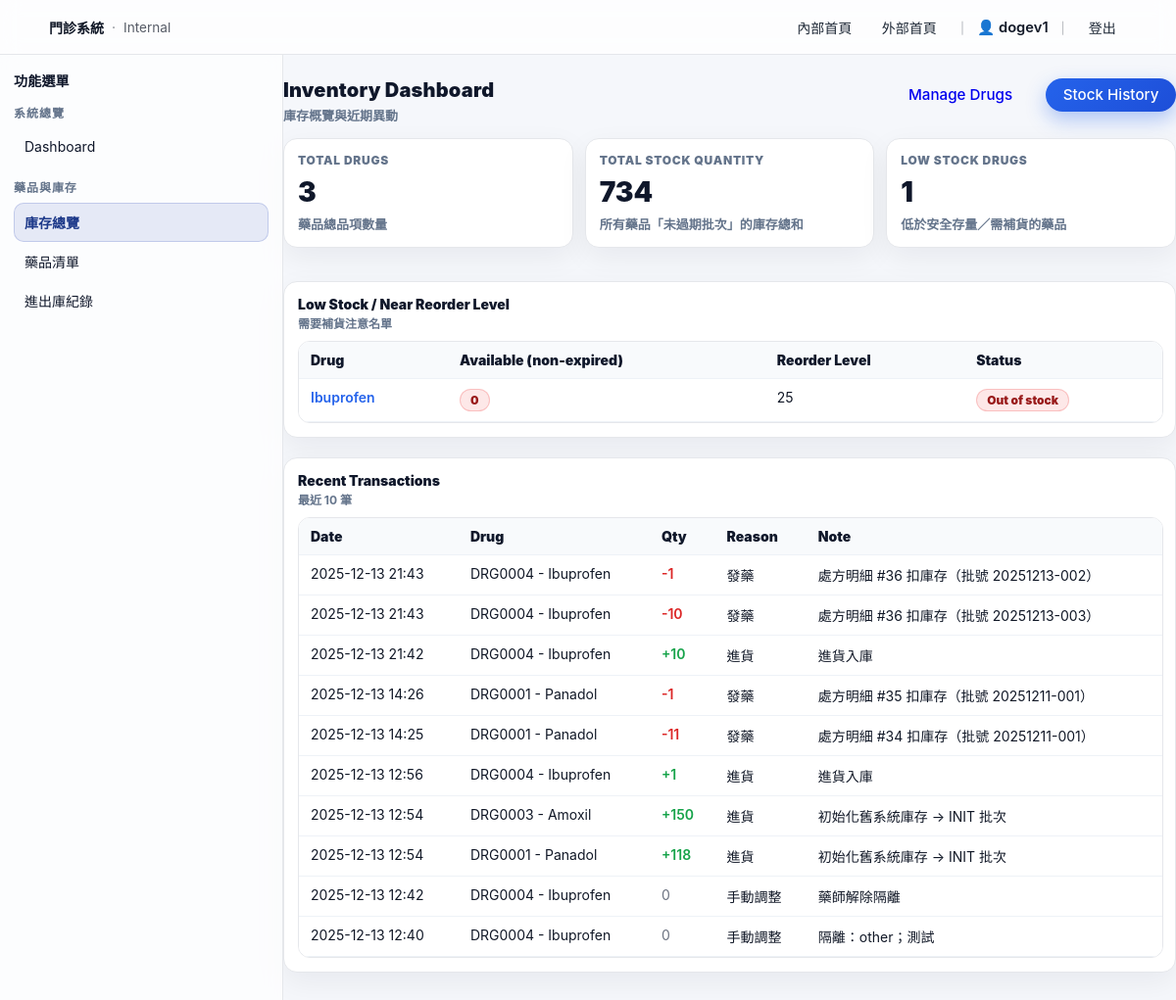
The page /inventory/ (signed in) on the database as committed earlier.
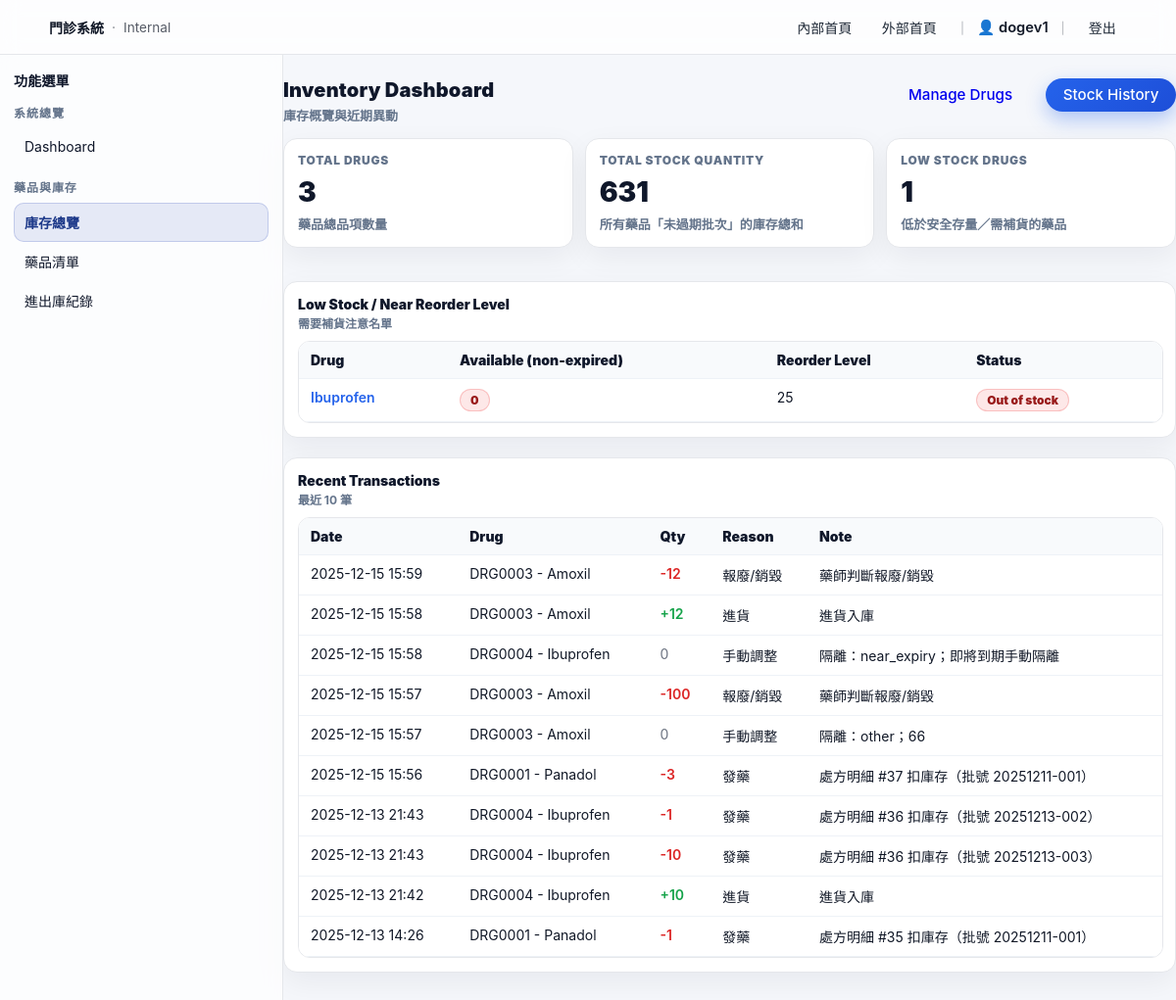
The same page on the database as committed later.
### inventory/models.py (models this page shows, shortened)
class Drug(models.Model):
    code = models.CharField("藥品代碼", max_length=50, unique=True)
    name = models.CharField("藥品名稱", max_length=100)
    generic_name = models.CharField("學名 / 成分", max_length=100, blank=True)
    form = models.CharField("劑型", max_length=50, blank=True)
    strength = models.CharField("規格", max_length=50, blank=True)
    unit = models.CharField("單位", max_length=20, default="顆")
    stock_quantity = models.PositiveIntegerField("目前庫存量", default=0)
    reorder_level = models.PositiveIntegerField("安全存量", default=0)
    is_active = models.BooleanField("是否啟用", default=True)
    created_at = models.DateTimeField(auto_now_add=True)
    updated_at = models.DateTimeField(auto_now=True)
    unit_price = models.DecimalField("單價", max_digits=10, decimal_places=2, default=0)
    class Meta:
        verbose_name = "藥品"
        verbose_name_plural = "藥品"
    @property
    def non_expired_quantity(self):
        today = timezone.localdate()
        return (
            self.batches.filter(
                expiry_date__gte=today,
                quantity__gt=0,
                status=StockBatch.STATUS_NORMAL,
            ).aggregate(total=models.Sum("quantity"))["total"]
            or 0
        )
    def __str__(self):
        return f"{self.code} - {self.name}"

class StockTransaction(models.Model):
    REASON_CHOICES = [
        ("purchase", "進貨"),
        ("dispense", "發藥"),
        ("return", "退藥"),
        ("adjust", "手動調整"),
        ("destroy", "報廢/銷毀"),
    ]
    drug = models.ForeignKey(Drug, on_delete=models.CASCADE, related_name="transactions", verbose_name="藥品")
    batch = models.ForeignKey(
        "inventory.StockBatch",
        on_delete=models.SET_NULL,
        null=True,
        blank=True,
        related_name="transactions",
        verbose_name="批次",
    )
    change = models.IntegerField("異動數量")
    reason = models.CharField("原因", max_length=20, choices=REASON_CHOICES)
    note = models.CharField("備註", max_length=200, blank=True)
    prescription = models.ForeignKey(
        "prescriptions.Prescription",
        on_delete=models.SET_NULL,
        null=True,
        blank=True,
        related_name="stock_transactions",
        verbose_name="相關處方",
    )
    operator = models.ForeignKey(
        settings.AUTH_USER_MODEL,
        on_delete=models.SET_NULL,
        null=True,
        blank=True,
        related_name="stock_operations",
        verbose_name="操作人員",
    )
    created_at = models.DateTimeField(auto_now_add=True)
    class Meta:
        verbose_name = "庫存異動"
        verbose_name_plural = "庫存異動"

### inventory/views.py (the view)
# urls.py: path("", views.dashboard, name="dashboard"),
@group_required("PHARMACY")
def dashboard(request):
    drugs = Drug.objects.filter(is_active=True).order_by("name")
    total_drugs = drugs.count()
    total_stock_quantity = drugs.aggregate(
        total=Sum("stock_quantity")
    )["total"] or 0
    low_stock_drugs = drugs.filter(
        stock_quantity__lte=F("reorder_level"),
    )
    low_stock_count = low_stock_drugs.count()
    recent_transactions = (
        StockTransaction.objects
        .select_related("drug")
        .order_by("-created_at")[:10]
    )
    return render(request, "inventory/dashboard.html", {
        "total_drugs": total_drugs,
        "total_stock_quantity": total_stock_quantity,
        "low_stock_count": low_stock_count,
        "low_stock_drugs": low_stock_drugs,
        "recent_transactions": recent_transactions,
    })

### common/utils.py (called while the page is built)
def group_required(group_name):
    def decorator(view_func):
        decorated_view_func = user_passes_test(
            lambda u: u.is_authenticated and u.groups.filter(name=group_name).exists()
        )(view_func)
        return decorated_view_func
    return decorator

### templates/inventory/dashboard.html (shortened to what the changed rows need)
{% extends "base.html" %}
{% block content %}
<div class="app-grid app-grid-3">
  <div class="app-card app-kpi">
    <div class="app-kpi-label">Total Stock Quantity</div>
    <div class="app-kpi-value">{{ total_stock_quantity|default:0 }}</div>
    <div class="app-kpi-note">所有藥品「未過期批次」的庫存總和</div>
  </div>
</div>
<section class="app-card app-section" style="margin-top:14px;">
  {% if low_stock_drugs %}
    <div class="app-table-wrap">
      <table class="app-table">
        <thead>
          <tr>
            <th>Drug</th>
            <th>Available (non-expired)</th>
            <th>Reorder Level</th>
            <th>Status</th>
          </tr>
        </thead>
        <tbody>
          {% for d in low_stock_drugs %}
            <tr>
              <td>
                <a class="app-link"
                   href="{% url 'inventory:stock_history' %}?drug={{ d.id }}">
                  {{ d.name }}
                </a>
              </td>
              <td>
                {% if d.non_expired_quantity <= 0 %}
                  <span class="app-badge app-badge-out">0</span>
                {% else %}
                  {{ d.non_expired_quantity }}
                {% endif %}
              </td>
              <td>{{ d.reorder_level }}</td>
              <td>
                {% if d.non_expired_quantity <= 0 %}
                  <span class="app-badge app-badge-out">Out of stock</span>
                {% else %}
                  <span class="app-badge app-badge-warn">Low stock</span>
                {% endif %}
              </td>
            </tr>
          {% endfor %}
        </tbody>
      </table>
    </div>
  {% else %}
    <div class="app-muted">No low-stock drugs right now.</div>
  {% endif %}
</section>
<section class="app-card app-section">
  {% if recent_transactions %}
    <div class="app-table-wrap">
      <table class="app-table">
        <thead>
          <tr>
            <th>Date</th>
            <th>Drug</th>
            <th>Qty</th>
            <th>Reason</th>
            <th>Note</th>
          </tr>
        </thead>
        <tbody>
          {% for tx in recent_transactions %}
            <tr>
              <td>{{ tx.created_at|date:"Y-m-d H:i" }}</td>
              <td>{{ tx.drug }}</td>
              <td>
                {% if tx.change > 0 %}
                  <span style="color:#16a34a; font-weight:600;">+{{ tx.change }}</span>
                {% elif tx.change < 0 %}
                  <span style="color:#dc2626; font-weight:600;">{{ tx.change }}</span>
                {% else %}
                  <span style="color:#6b7280;">0</span>
                {% endif %}
              </td>
              <td>{{ tx.get_reason_display }}</td>
              <td>{{ tx.note }}</td>
            </tr>
          {% endfor %}
        </tbody>
      </table>
    </div>
  {% else %}
    <div class="app-muted">No transactions yet.</div>
  {% endif %}
</section>
{% endblock %}

Rows that differ between the two databases and show on the page:
no longer on this page (row unchanged): StockTransaction: created_at "2025-12-13 14:25", drug "DRG0001 - Panadol", change "-11", reason "發藥", note "處方明細 #34 扣庫存（批號 20251211-001）"
no longer on this page (row unchanged): StockTransaction: created_at "2025-12-13 12:56", drug "DRG0004 - Ibuprofen", change "1", reason "進貨", note "進貨入庫"
no longer on this page (row unchanged): StockTransaction: created_at "2025-12-13 12:54", drug "DRG0003 - Amoxil", change "150", reason "進貨", note "初始化舊系統庫存 -> INIT 批次"
no longer on this page (row unchanged): StockTransaction: created_at "2025-12-13 12:54", drug "DRG0001 - Panadol", change "118", reason "進貨", note "初始化舊系統庫存 -> INIT 批次"
no longer on this page (row unchanged): StockTransaction: created_at "2025-12-13 12:42", drug "DRG0004 - Ibuprofen", change "0", reason "手動調整", note "藥師解除隔離"
no longer on this page (row unchanged): StockTransaction: created_at "2025-12-13 12:40", drug "DRG0004 - Ibuprofen", change "0", reason "手動調整", note "隔離：other；測試"
added StockTransaction: created_at "2025-12-15 15:59", drug "DRG0003 - Amoxil", change "-12", reason "報廢/銷毀", note "藥師判斷報廢/銷毀"
added StockTransaction: created_at "2025-12-15 15:58", drug "DRG0003 - Amoxil", change "12", reason "進貨", note "進貨入庫"
added StockTransaction: created_at "2025-12-15 15:58", drug "DRG0004 - Ibuprofen", change "0", reason "手動調整", note "隔離：near_expiry；即將到期手動隔離"
added StockTransaction: created_at "2025-12-15 15:57", drug "DRG0003 - Amoxil", change "-100", reason "報廢/銷毀", note "藥師判斷報廢/銷毀"
added StockTransaction: created_at "2025-12-15 15:57", drug "DRG0003 - Amoxil", change "0", reason "手動調整", note "隔離：other；66"
added StockTransaction: created_at "2025-12-15 15:56", drug "DRG0001 - Panadol", change "-3", reason "發藥", note "處方明細 #37 扣庫存（批號 20251211-001）"
Other text that changed with them:
{{ total_stock_quantity|default:0 }}: "734" → "631"
